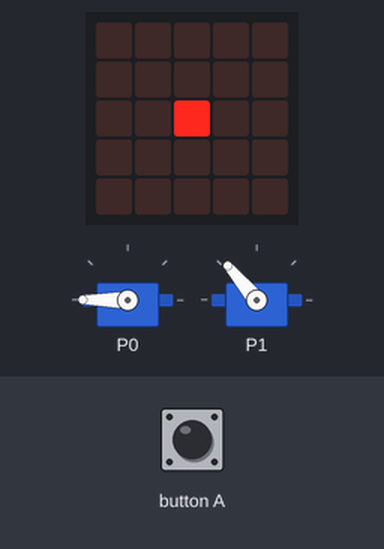
The program below on a simulated BBC micro:bit (MakeCode). Parts: the board's 5×5 LED display, 2 × servo. The inputs (shaded band) are chosen by the test bench.

Above: at 1.7 s.
1.8 s: button A pressed for 0.15 s
At 2.8 s:
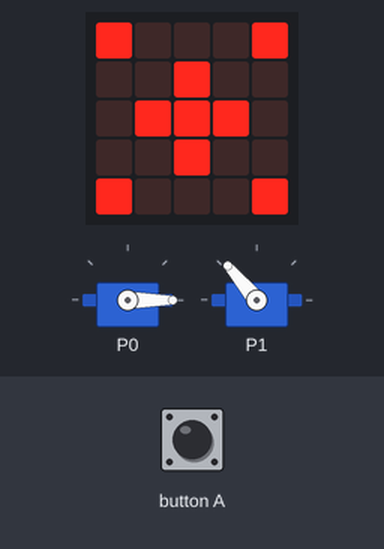
At 3.6 s:
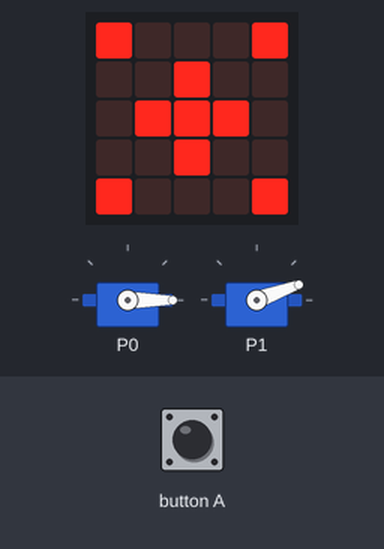
Timing chart, 0 to 8.9 s (numbered marks = the images above; inputs shaded):
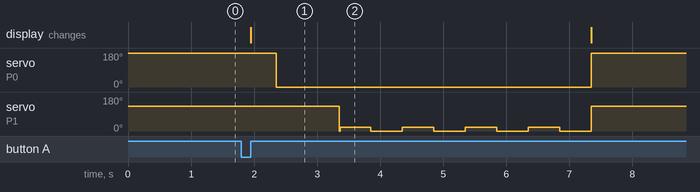

Measured:
- after the input at 1.8 s, servo on P0: 180° → 0° after 0.55 s, → 180° 5.0 s later; servo on P1: 130° → 0° after 1.6 s, then repeats every 0.98 s: 20° 0.48 s, 0° 0.50 s, until it stays 130° from 7.4 s; the display: changes after 0.15 s (image 1)

The program:

main.ts
```typescript
input.onButtonPressed(Button.A, function () {
    basic.showLeds(`
        # . . . #
        . . # . .
        . # # # .
        . . # . .
        # . . . #
        `)
    servos.P0.setAngle(0)
    basic.pause(1000)
    servos.P1.setAngle(0)
    for (let index = 0; index < 4; index++) {
        servos.P1.setAngle(20)
        basic.pause(500)
        servos.P1.setAngle(0)
        basic.pause(500)
    }
    servos.P1.setAngle(130)
    servos.P0.setAngle(180)
    basic.showLeds(`
        . . . . .
        . . . . .
        . . # . .
        . . . . .
        . . . . .
        `)
})
basic.showLeds(`
    . . . . .
    . . . . .
    . . # . .
    . . . . .
    . . . . .
    `)
servos.P0.setAngle(180)
basic.pause(100)
servos.P1.setAngle(130)
```

test.ts
```typescript
// 在這裡測試；當此封包作為擴充功能時，將不會編譯此內容。
```
